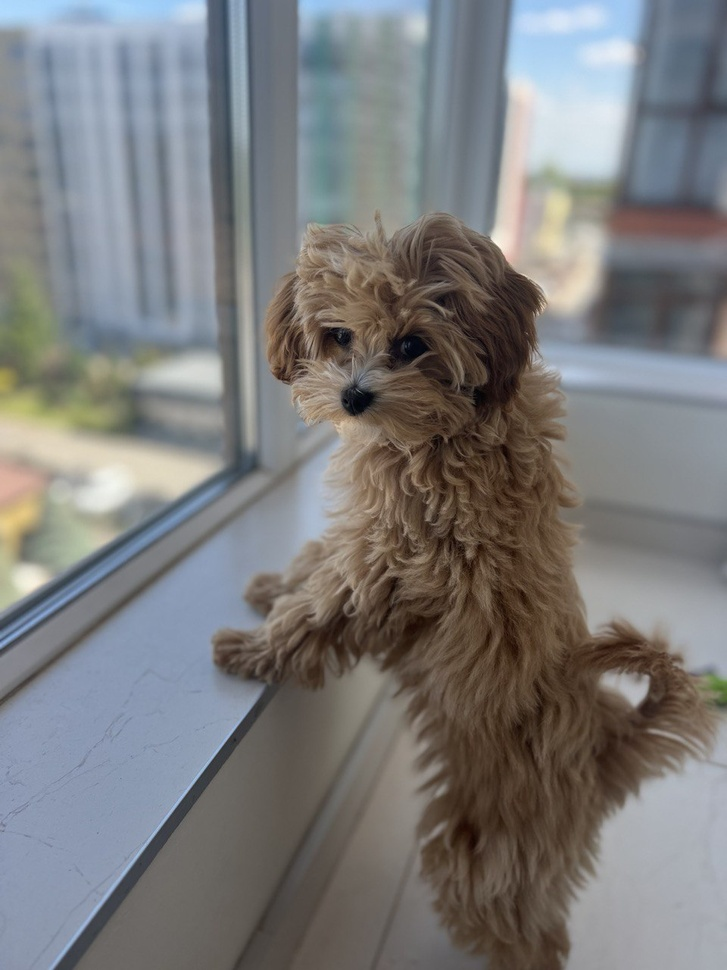
#> input picture homework_1/monika_maltipu.jpg, 727 x 970 px, shrunk from 960 x 1280 before the run, found by its file name
$ jupyter execute homework_1.ipynb
#> lines starting #> are read from the running program, lines starting #| are printed output that depends on the picture
[cell 1]
import cv2
import numpy as np
from matplotlib import pyplot as plt

plt.rcParams['figure.figsize'] = [15, 10]

[cell 2]
image_path = "C:/Users/user/Documents/GitHub/robotdreams_homework/homework_1/monika_maltipu.jpg"
img = cv2.imread(image_path)
#> img is the input picture: shape (970, 727, 3); mean B, G, R 123.6, 123.3, 123.4
img = cv2.cvtColor(img, cv2.COLOR_BGR2RGB)

[cell 3]
plt.imshow(img)
plt.show()

[cell 4]
red, green, blue = cv2.split(img)
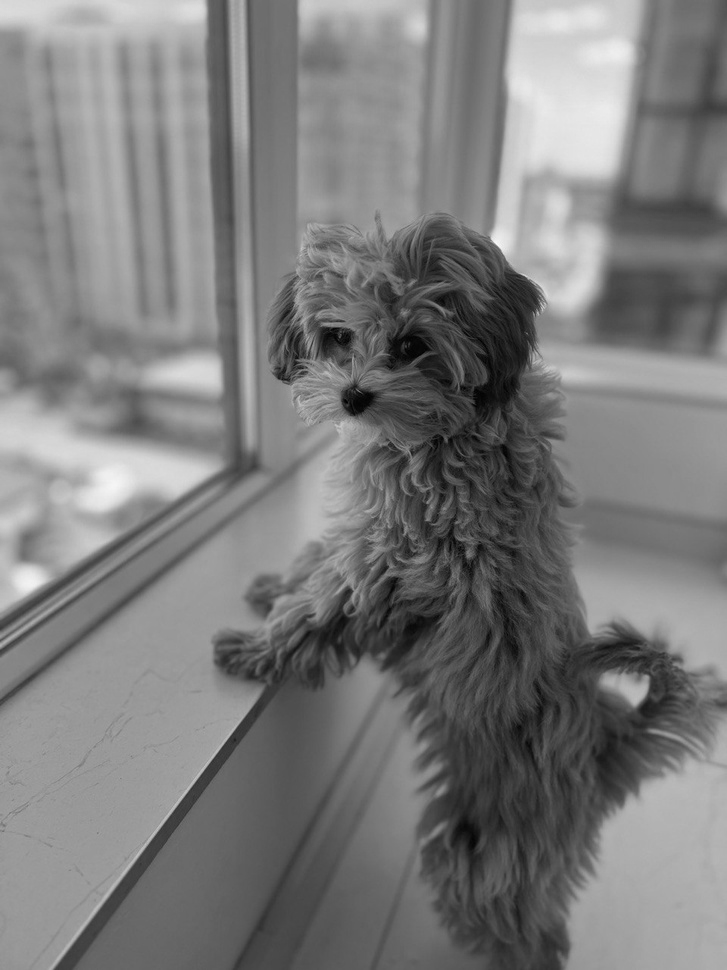
#> green: shape (970, 727); min 0, max 251, mean 123.3
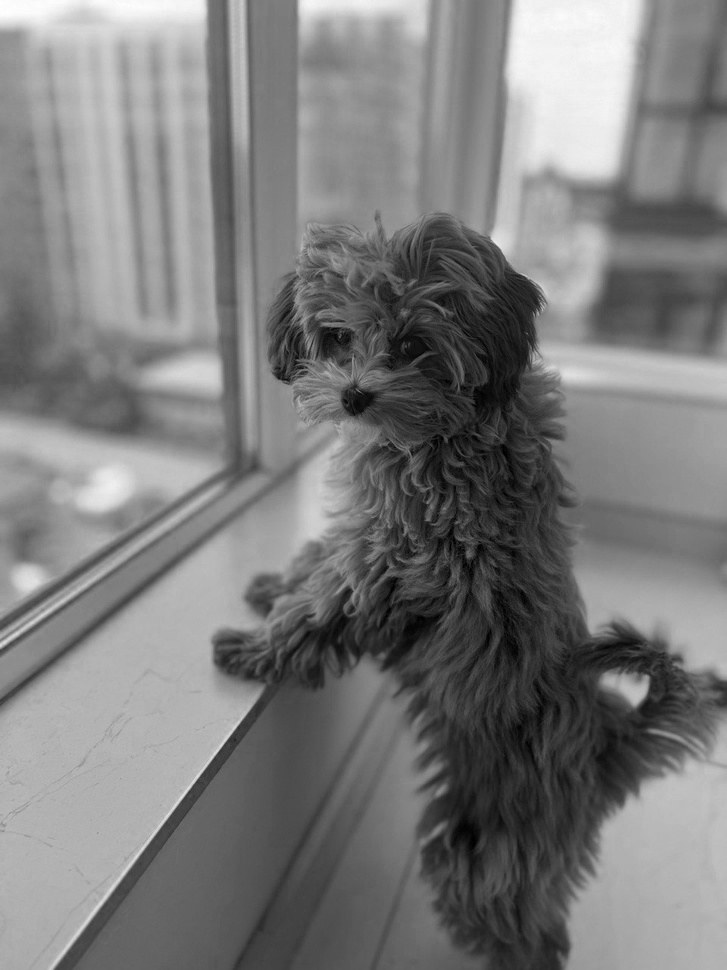
#> blue: shape (970, 727); min 0, max 255, mean 123.6

[cell 5]
img1 = cv2.merge([red, green, blue])  # RGB
img2 = cv2.merge([red, blue, green])  # RBG
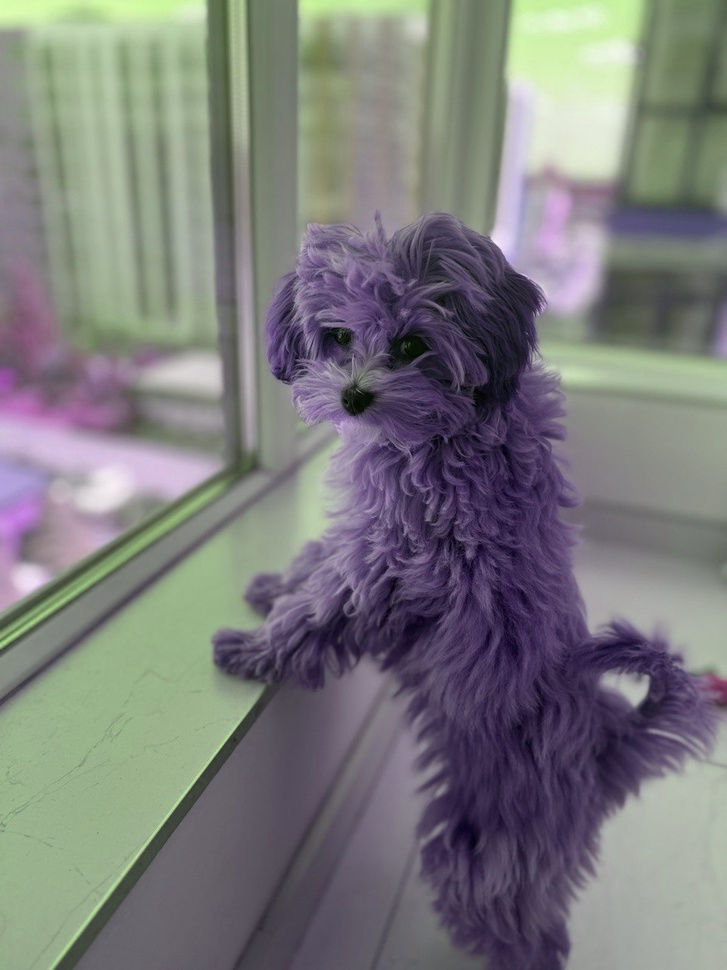
#> img2: shape (970, 727, 3); mean of channels 0, 1, 2 123.4, 123.6, 123.3; drawn as B, G, R
img3 = cv2.merge([green, red, blue])  # GRB
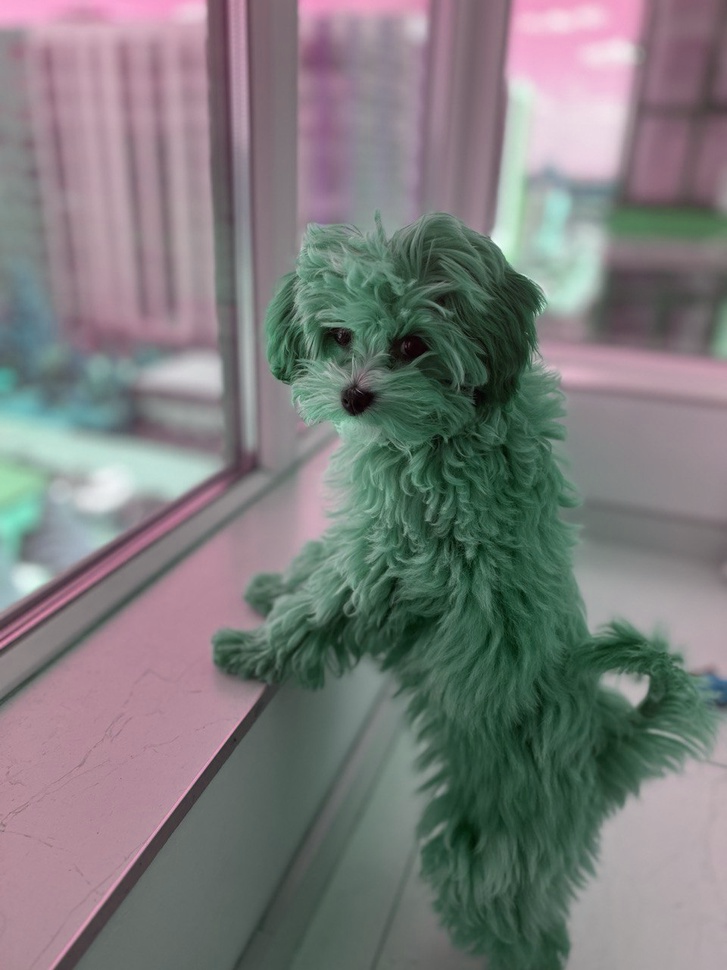
#> img3: shape (970, 727, 3); mean of channels 0, 1, 2 123.3, 123.4, 123.6; drawn as B, G, R
img4 = cv2.merge([blue, green, red])  # BGR

[cell 6]
out1 = np.hstack((img1, img2))
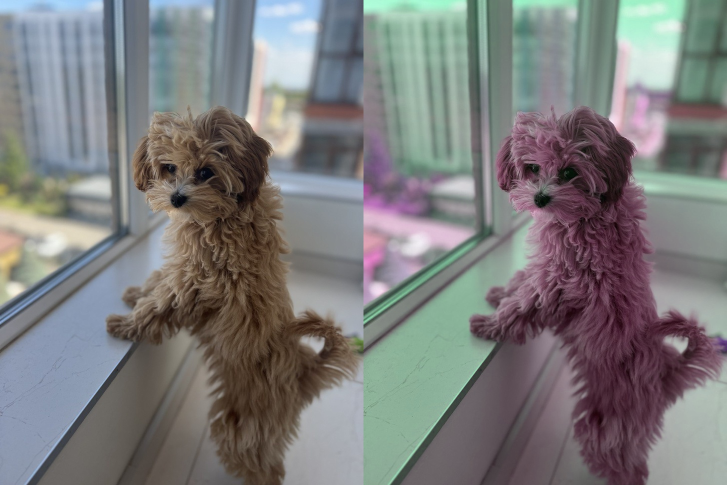
#> out1: shape (970, 1454, 3) (shown at 1/2 size); mean R, G, B 123.4, 123.4, 123.4
out2 = np.hstack((img3, img4))
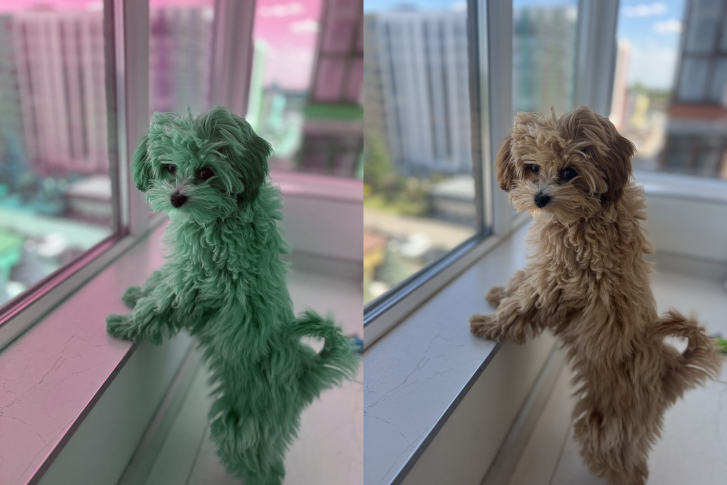
#> out2: shape (970, 1454, 3) (shown at 1/2 size); mean of channels 0, 1, 2 123.4, 123.3, 123.5; drawn as B, G, R
out = np.vstack((out1, out2))
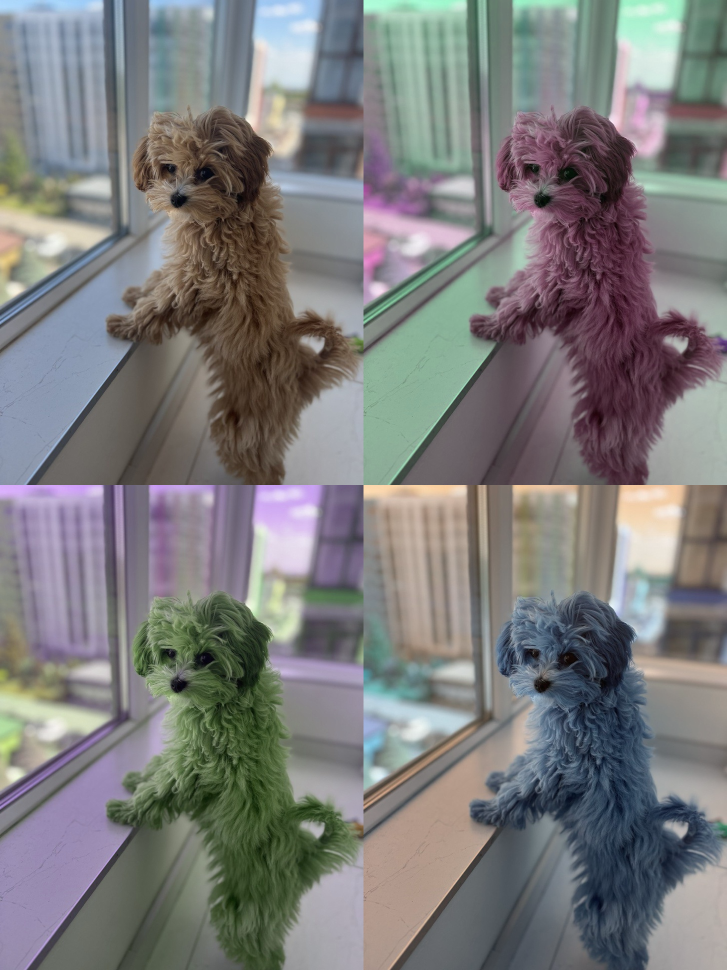
#> out: shape (1940, 1454, 3) (shown at 1/2 size); mean R, G, B 123.4, 123.4, 123.5
